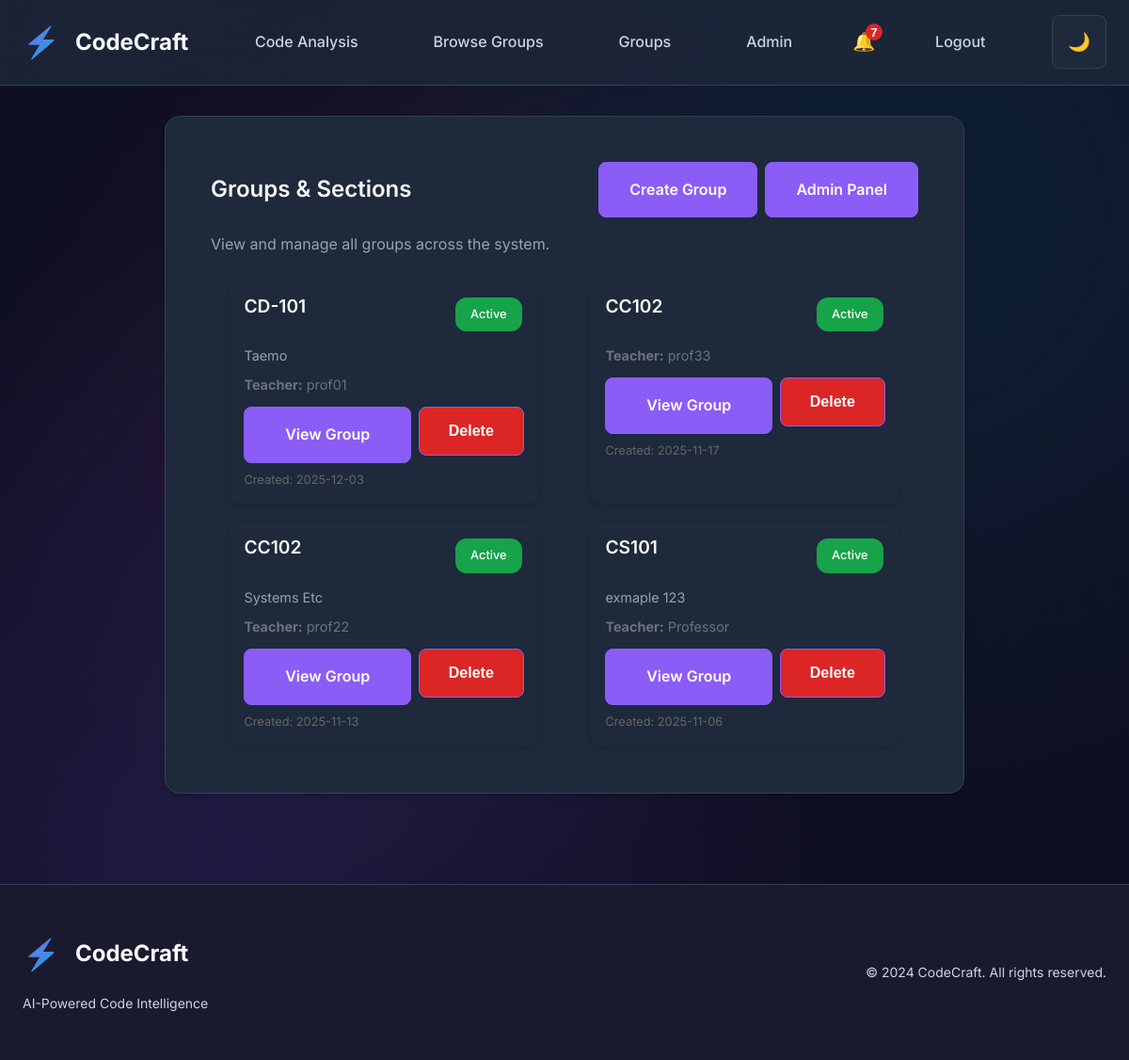
The app's page /groups (signed in) with its own data.
### tables this page shows
CREATE TABLE groups (
                id INTEGER PRIMARY KEY AUTOINCREMENT,
                name TEXT NOT NULL,
                description TEXT,
                teacher_id INTEGER NOT NULL,
                created_at TEXT NOT NULL,
                is_active INTEGER NOT NULL DEFAULT 1,
                FOREIGN KEY(teacher_id) REFERENCES users(id)
            );

CREATE TABLE users (
                id INTEGER PRIMARY KEY AUTOINCREMENT,
                username TEXT UNIQUE NOT NULL,
                password_hash TEXT NOT NULL,
                created_at TEXT NOT NULL,
                is_admin INTEGER NOT NULL DEFAULT 0,
                is_approved INTEGER NOT NULL DEFAULT 0,
                reset_requested INTEGER NOT NULL DEFAULT 0,
                role TEXT NOT NULL DEFAULT 'student'
            , verification_token TEXT, google_id TEXT, avatar TEXT, verification_code_expires TEXT);

### app.py (the view)
@app.route('/groups')
def groups():
    if not g.user:
        flash('Please log in to continue.', 'warning')
        return redirect(url_for('login'))
    user_role = g.user.get('role', 'student')
    is_admin = g.user.get('is_admin') or user_role == 'admin'
    is_teacher = user_role == 'teacher'
    if not (is_admin or is_teacher):
        flash('Access denied. Teacher or admin role required.', 'error')
        return redirect(url_for('dashboard'))
    if is_admin:
        all_groups = get_all_groups(app.config['DATABASE'])
        return render_template('groups.html', groups=all_groups, user_role='admin')
    else:
        groups = get_teacher_groups(app.config['DATABASE'], g.user['id'])
        return render_template('groups.html', groups=groups, user_role='teacher')

### app.py (called while the page is built)
@app.before_request
def load_logged_in_user():
    g.user = None
    if 'user_id' in session:
        g.user = get_user_by_username(app.config['DATABASE'], session['user_id'])

### models.py (called while the page is built)
def _connect(db_path: str) -> sqlite3.Connection:
    conn = sqlite3.connect(db_path)
    conn.row_factory = sqlite3.Row
    return conn

def get_user_by_username(db_path: str, username: str) -> Optional[Dict[str, Any]]:
    conn = _connect(db_path)
    try:
        cur = conn.execute("SELECT * FROM users WHERE username = ?", (username,))
        row = cur.fetchone()
        return dict(row) if row else None
    finally:
        conn.close()

def get_all_groups(db_path: str) -> List[Dict[str, Any]]:
    conn = _connect(db_path)
    try:
        cur = conn.execute(
            """
            SELECT g.*, u.username as teacher_username
            FROM groups g
            JOIN users u ON g.teacher_id = u.id
            ORDER BY g.created_at DESC
            """
        )
        rows = cur.fetchall()
        return [dict(row) for row in rows]
    finally:
        conn.close()

### templates/groups.html (shortened to what this page needs)
{% extends 'base.html' %}
{% block content %}
<section class="card" style="max-width: 1200px; margin: 0 auto;">
	<div style="display:flex; justify-content: space-between; align-items: center; margin-bottom: 16px;">
		<h2 style="margin:0;">Groups & Sections</h2>
		<div style="display:flex; gap: 8px;">
			{% if user_role == 'admin' %}
				<a href="{{ url_for('admin_create_group') }}" class="button">Create Group</a>
			{% else %}
				<a href="{{ url_for('create_group_route') }}" class="button">Create Group</a>
			{% endif %}
			{% if user_role == 'admin' %}
				<a href="{{ url_for('admin_dashboard') }}" class="button">Admin Panel</a>
			{% else %}
				<a href="{{ url_for('teacher_dashboard') }}" class="button">My Dashboard</a>
			{% endif %}
		</div>
	</div>
	<p class="muted" style="margin-top: 0;">
		{% if user_role == 'admin' %}
			View and manage all groups across the system.
		{% else %}
			Manage your groups, create activities, and track student progress.
		{% endif %}
	</p>
	{% if groups %}
	<div style="display: grid; grid-template-columns: repeat(auto-fill, minmax(300px, 1fr)); gap: 16px; margin-top: 20px;">
		{% for group in groups %}
		<div class="card" style="padding: 16px; border: 1px solid rgba(0,0,0,0.1);">
			<div style="display: flex; justify-content: space-between; align-items: start; margin-bottom: 12px;">
				<h3 style="margin: 0; font-size: 1.2em;">{{ group.name }}</h3>
				<span class="badge" style="background: #16a34a; color: white; font-size: 0.8em;">
					{{ 'Active' if group.is_active else 'Inactive' }}
				</span>
			</div>
			{% if group.description %}
			<p class="muted" style="margin: 8px 0; font-size: 0.9em;">{{ group.description }}</p>
				{% endif %}
			{% if group.teacher_username and user_role == 'admin' %}
			<div style="margin: 8px 0; font-size: 0.9em; color: #6b7280;">
				<strong>Teacher:</strong> {{ group.teacher_username }}
			</div>
			{% endif %}
			<div style="display: flex; gap: 8px; margin-top: 12px; flex-wrap: wrap;">
				<a href="{{ url_for('view_group', group_id=group.id) }}" class="button" style="flex: 1; min-width: 80px;">View Group</a>
				{% if user_role == 'teacher' %}
					{% if group.teacher_id == g.user.id %}
					<a href="{{ url_for('create_activity_route', group_id=group.id) }}" class="button" style="flex: 1; min-width: 80px;">Add Activity</a>
					<form method="POST" action="{{ url_for('delete_group_route', group_id=group.id) }}" style="display: inline; flex: 1; min-width: 80px;" onsubmit="return confirm('Are you sure you want to delete this group? This will permanently delete all activities, submissions, and members. This action cannot be undone.');">
						<button type="submit" class="button" style="width: 100%; background: #dc2626; color: white;">Delete</button>
					</form>
					{% endif %}
				{% elif user_role == 'admin' %}
					<form method="POST" action="{{ url_for('admin_delete_group_route', group_id=group.id) }}" style="display: inline; flex: 1; min-width: 80px;" onsubmit="return confirm('Are you sure you want to delete this group? This will permanently delete all activities, submissions, and members. This action cannot be undone.');">
						<button type="submit" class="button" style="width: 100%; background: #dc2626; color: white;">Delete</button>
					</form>
				{% endif %}
			</div>
			<div style="margin-top: 8px; font-size: 0.8em; color: #666;">
				Created: {{ group.created_at[:10] }}
			</div>
		</div>
		{% endfor %}
	</div>
	{% endif %}
</section>
{% endblock %}

### static/style.css (style rules this page uses)
* { margin: 0; padding: 0; box-sizing: border-box; }
:root { --primary-purple: #8b5cf6; --primary-dark: #7c3aed; --primary-light: #a78bfa; --accent-purple: #c084fc; --accent-blue: #06b6d4; --accent-pink: #ec4899; --bg-primary: #0f0f23; --bg-secondary: #1a1a2e; --bg-tertiary: #16213e; --bg-surface: #1e293b; --bg-surface-hover: #334155; --text-primary: #f8fafc; --text-secondary: #cbd5e1; --text-muted: #94a3b8; --text-on-accent: #ffffff; --border-color: #334155; --border-light: #475569; --success: #10b981; --warning: #f59e0b; --error: #ef4444; --info: #3b82f6; --shadow-sm: 0 1px 2px 0 rgba(0, 0, 0, 0.05); --shadow-md: 0 4px 6px -1px rgba(0, 0, 0, 0.1); --shadow-lg: 0 10px 15px -3px rgba(0, 0, 0, 0.1); --shadow-xl: 0 20px 25px -5px rgba(0, 0, 0, 0.1); --shadow-purple: 0 0 20px rgba(139, 92, 246, 0.3); --spacing-xs: 0.5rem; --spacing-sm: 1rem; --spacing-md: 1.5rem; --spacing-lg: 2rem; --spacing-xl: 3rem; --spacing-2xl: 4rem; --radius-sm: 0.375rem; --radius-md: 0.5rem; --radius-lg: 0.75rem; --radius-xl: 1rem; --radius-2xl: 1.5rem; }
body { font-family: 'Inter', -apple-system, BlinkMacSystemFont, 'Segoe UI', Roboto, sans-serif; background: var(--bg-primary); color: var(--text-primary); line-height: 1.6; overflow-x: hidden; }
h1, h2, h3, h4, h5, h6 { font-weight: 600; line-height: 1.2; margin-bottom: var(--spacing-md); }
h2 { font-size: 2rem; max-width: 90%; margin: 0 auto; text-align: center; }
h3 { font-size: 1.5rem; }
p { margin-bottom: var(--spacing-md); color: var(--text-secondary); }
.button { display: inline-flex; align-items: center; justify-content: center; padding: var(--spacing-sm) var(--spacing-lg); border: none; border-radius: var(--radius-md); font-weight: 600; text-decoration: none; cursor: pointer; transition: all 0.2s ease; font-size: 1rem; gap: var(--spacing-sm); background: var(--primary-purple); color: white; border: 1px solid var(--primary-purple); }
.card { background: var(--bg-surface); border: 1px solid var(--border-color); border-radius: var(--radius-xl); padding: var(--spacing-xl); box-shadow: var(--shadow-md); width: 850px; max-width: 90%; margin: 0 auto; }
.badge { display: inline-block; padding: 4px 8px; border-radius: var(--radius-sm); font-size: 0.75rem; font-weight: 500; white-space: nowrap; flex-shrink: 0; margin: 2px; }
.card h2 { color: var(--text-primary); margin-bottom: var(--spacing-lg); font-size: 1.5rem; }
.badge { background: var(--primary-purple); color: white; padding: var(--spacing-xs) var(--spacing-sm); border-radius: var(--radius-lg); font-size: 0.75rem; font-weight: 500; }
.muted { color: var(--text-muted); }

### records on screen
groups: name "CD-101", is_active "Active", description "Taemo", teacher_username "prof01", created_at "2025-12-03"
groups: name "CC102", is_active "Active", teacher_username "prof33", created_at "2025-11-17"
groups: name "CC102", is_active "Active", description "Systems Etc", teacher_username "prof22", created_at "2025-11-13"
groups: name "CS101", is_active "Active", description "exmaple 123", teacher_username "Professor", created_at "2025-11-06"
